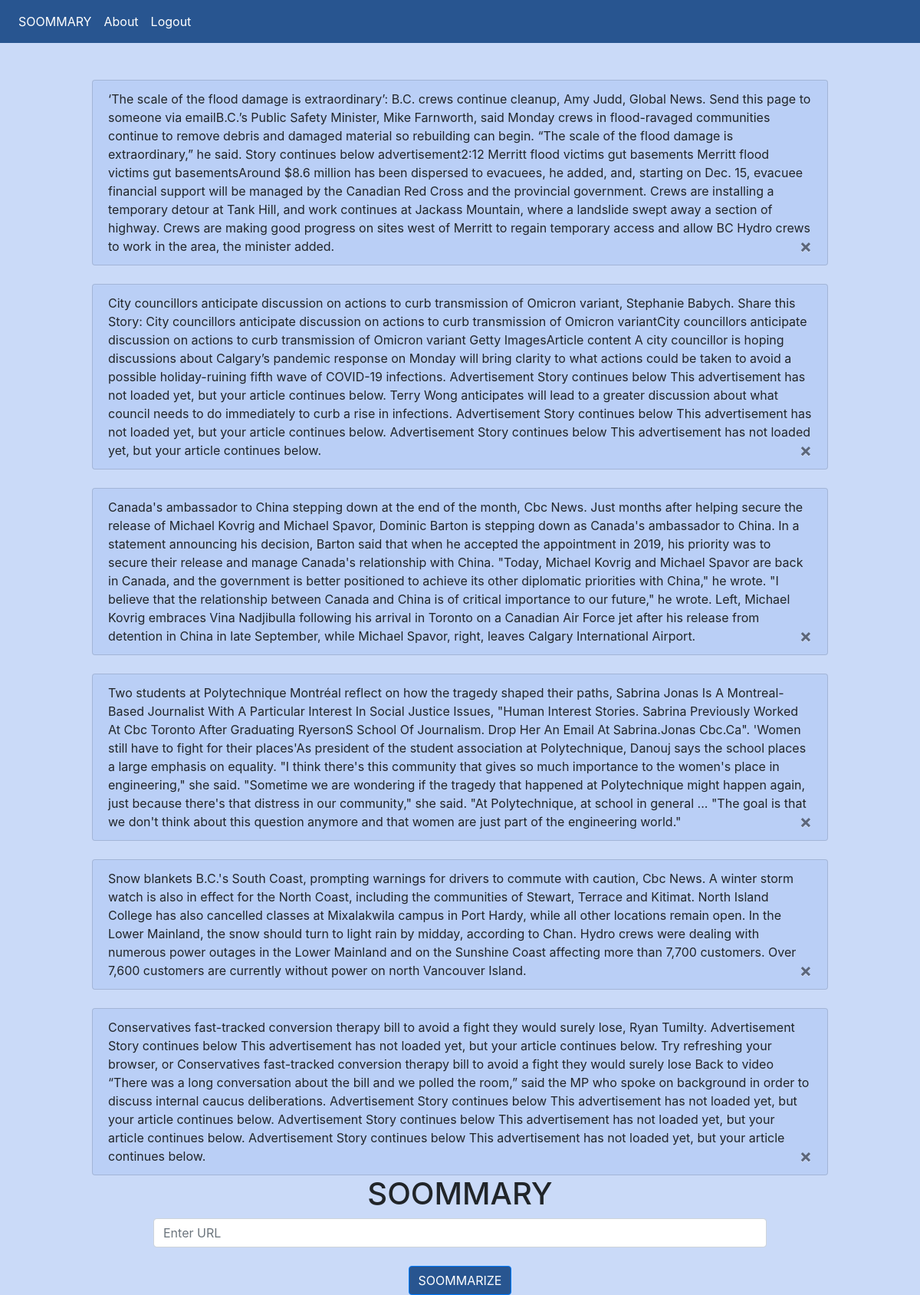
The app's page / (signed in) with its own data.
### webapp/__init__.py (models this page shows)
class Summ(db.Model):
    id = db.Column(db.Integer, primary_key=True)
    data = db.Column(db.String(5000))
    date = db.Column(db.DateTime(timezone=True), default=func.now())
    user_id = db.Column(db.Integer, db.ForeignKey('user.id'))

### webapp/pages.py (the view, shortened to what this page needs)
@pages.route('/', methods=['GET', 'POST'])
@login_required
def home():
    return render_template("home.html", user=current_user)

### webapp/__init__.py (called while the page is built)
def create_app():
    app = Flask(__name__)
    app.config['SECRET_KEY'] = 'thesupersecretkey'
    app.config['SQLALCHEMY_DATABASE_URI'] = f'sqlite:///{DB_NAME}'
    db.init_app(app)
    from .pages import pages
    app.register_blueprint(pages, url_prefix='/')
    create_database(app)
    login_manager = LoginManager()
    login_manager.login_view = 'pages.login'
    login_manager.init_app(app)
    @login_manager.user_loader
    def load_user(id):
        return User.query.get(int(id))
    return app

### webapp/templates/home.html (shortened to what this page needs)
{% extends "base.html" %}
{% block body %}
{% for summ in user.summs %}
  <br>
  <div class="d-flex justify-content-evenly">
  <div class="list-group-item summary">
    {{ summ.data }}
    <button type="button" class="close" onClick="deleteSumm({{ summ.id }})">
      <span aria-hidden="true">&times;</span>
    </button>
  </div>
  </div>
  {% endfor %}
  <div align="center">
  <h1>SOOMMARY</h1>
<form method="POST">
  <input type="url" name="url" id="url" class="form-control col-lg-8" placeholder="Enter URL"></textarea>
    <br>
    <button type="submit" class="btn btn-primary secondary-style">SOOMMARIZE</button>
</form>
</div>
{% endblock %}

### webapp/static/styles/basestyles.css (style rules this page uses)
.secondary-style { background-color: rgb(40, 85, 144); }
body { background-color: rgb(124, 164, 238, 0.4); }
.summary { background-color: rgb(124, 164, 238, 0.2); margin-left: 10%; margin-right: 10%; }

### records on screen
Summ: data "‘The scale of the flood damage is extraordinary’: B.C. crews continue cleanup, Amy Judd, Global News. Send this page to someone via emailB.C.’s Public Safety Minister, Mike Farnworth, said Monday crews in flood-ravaged communities continue to remove debris and damaged material so rebuilding can begin. “The scale of the flood damage is extraordinary,” he said. Story continues below advertisement2:12 Merritt flood victims gut basements Merritt flood victims gut basementsAround $8.6 million has been dispersed to evacuees, he added, and, starting on Dec. 15, evacuee financial support will be managed by the Canadian Red Cross and the provincial government. Crews are installing a temporary detour…"
Summ: data "City councillors anticipate discussion on actions to curb transmission of Omicron variant, Stephanie Babych. Share this Story: City councillors anticipate discussion on actions to curb transmission of Omicron variantCity councillors anticipate discussion on actions to curb transmission of Omicron variant Getty ImagesArticle content A city councillor is hoping discussions about Calgary’s pandemic response on Monday will bring clarity to what actions could be taken to avoid a possible holiday-ruining fifth wave of COVID-19 infections. Advertisement Story continues below This advertisement has not loaded yet, but your article continues below. Terry Wong anticipates will lead to a greater…"
Summ: data "Canada's ambassador to China stepping down at the end of the month, Cbc News. Just months after helping secure the release of Michael Kovrig and Michael Spavor, Dominic Barton is stepping down as Canada's ambassador to China. In a statement announcing his decision, Barton said that when he accepted the appointment in 2019, his priority was to secure their release and manage Canada's relationship with China. \"Today, Michael Kovrig and Michael Spavor are back in Canada, and the government is better positioned to achieve its other diplomatic priorities with China,\" he wrote. \"I believe that the relationship between Canada and China is of critical importance to our future,\" he wrote. Left,…"
Summ: data "Two students at Polytechnique Montréal reflect on how the tragedy shaped their paths, Sabrina Jonas Is A Montreal-Based Journalist With A Particular Interest In Social Justice Issues, \"Human Interest Stories. Sabrina Previously Worked At Cbc Toronto After Graduating RyersonS School Of Journalism. Drop Her An Email At Sabrina.Jonas Cbc.Ca\". 'Women still have to fight for their places'As president of the student association at Polytechnique, Danouj says the school places a large emphasis on equality. \"I think there's this community that gives so much importance to the women's place in engineering,\" she said. \"Sometime we are wondering if the tragedy that happened at Polytechnique might happen…"
Summ: data "Snow blankets B.C.'s South Coast, prompting warnings for drivers to commute with caution, Cbc News. A winter storm watch is also in effect for the North Coast, including the communities of Stewart, Terrace and Kitimat. North Island College has also cancelled classes at Mixalakwila campus in Port Hardy, while all other locations remain open. In the Lower Mainland, the snow should turn to light rain by midday, according to Chan. Hydro crews were dealing with numerous power outages in the Lower Mainland and on the Sunshine Coast affecting more than 7,700 customers. Over 7,600 customers are currently without power on north Vancouver Island."
Summ: data "Conservatives fast-tracked conversion therapy bill to avoid a fight they would surely lose, Ryan Tumilty. Advertisement Story continues below This advertisement has not loaded yet, but your article continues below. Try refreshing your browser, or Conservatives fast-tracked conversion therapy bill to avoid a fight they would surely lose Back to video “There was a long conversation about the bill and we polled the room,” said the MP who spoke on background in order to discuss internal caucus deliberations. Advertisement Story continues below This advertisement has not loaded yet, but your article continues below. Advertisement Story continues below This advertisement has not loaded yet, but…"
